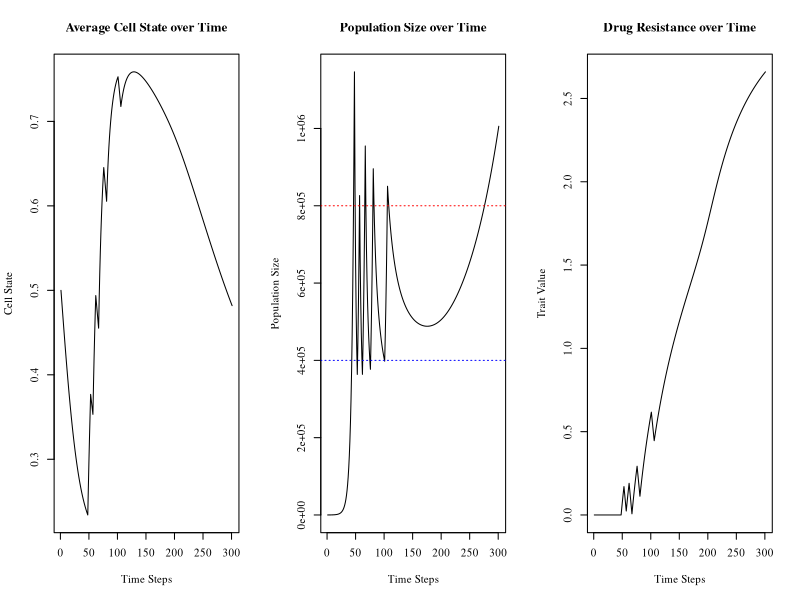

Write R code to recreate this figure.
#Code written by Anuraag Bukkuri, expanded from code provided in "Advancing population ecology with integral projection models: a practical guide" - Merow et al 2013

params = data.frame(
  txon = FALSE,
  endtx = 1000)

varG = .05
varF = .05
lexp = 1.5
beta = 1.5 
evolv = 1
natd = .01*evolv
bex = -.6
bex1 = -.2
baser = .3
dose = .7

ti = 0
vpar1 = .01
vpar2 = .3
vpar3 = .4
plotstop = 0
starttx=0
min = 0
max = 1
n = 100
thrh = 8e5
thrl = 4e5
tol = 1e-8
bc = min + c(0:n) * (max - min)/n
y = 0.5 * (bc[1:n] + bc[2:(n+1)])
h = y[2] - y[1]

Nt = rnorm(n,.5,0)
sim_steps = params$endtx-1
v = 0

popsize = vector(,sim_steps)
evoldyn = vector(,sim_steps)
avgtemp = vector(,length(y))
avgplot = vector(,sim_steps)

for (i in 1:sim_steps) {
  
  total_cells = sum(Nt)
  Ntnorm = Nt / total_cells
  popsize[i] = total_cells
  evoldyn[i] = v
  for (j in 1:length(y)) {avgtemp[j] = y[j] * Ntnorm[j]}
  avgcell = sum(avgtemp)
  avgplot[i] = avgcell
   
  if (i>=48 && total_cells>thrh && params$txon==FALSE){starttx=i
  params$txon=TRUE} #starting tx: play around with the threshold!
  
  if ((params$txon==TRUE && total_cells<thrl)){params$txon=FALSE} #tx period
  
  if ((total_cells>popsize[i-1] && params$txon==TRUE && ti==0 && i>starttx||total_cells<10)){ti = i} #treatment failure
  
  if ((total_cells>1e6 && params$txon==TRUE && i>starttx+5||total_cells<10)){plotstop=i
  break} #time to progression
  
  if (params$txon==TRUE) {m=dose}
  else {m=0}
  
  l.x = function(x, params) {exp(lexp*x)}
  
  b.x = function(x, params) {baser*exp(bex*x+bex1*v)}
  
  s.x = function(x, params) {
    return(1-natd-m/(l.x(x,params=params)+beta*v))}
  
  s.x2 = function(x, params) {
    return(1-natd-m/(l.x(x,params=params)+beta*(v+.00001)))}
  
  g.yx = function(xp, x, params) {dnorm(xp,mean=x,sd= varG)}
  
  f.yx = function(xp, x, params) {dnorm(xp,mean=x,sd= varF)}
  
  dsdv <-outer(y, y, function(xp,x,params) {beta*m/(beta*v+exp(lexp*x))^2}, params=params)
  dbdv <-outer(y, y, function(xp,x,params) {baser*bex1*exp(bex*x + bex1*v)}, params=params)
  
  dkds <-outer(y, y, function(xp,x,params) {g.yx(xp,x,params)},params=params)
  dkdb <-outer(y, y, function(xp,x,params) {f.yx(xp,x,params)},params=params)
  
  
  F = h*outer(y, y, f.yx, params=params)
  B = b.x(y, params=params)
  G = h*outer(y, y, g.yx, params=params)
  S = s.x(y, params=params)
  Q = F
  P = G
  for (j in 1:n) {
    Q[, j] = F[, j] * B[j]
    P[, j] = G[, j] * S[j]
  }
  
  #Low state eviction
  for (j in 1:(n / 2)) {
    F[1, j] <- F[1, j] + 1 - sum(F[, j])
    Q[, j] <- F[, j] * B[j]
    G[1, j] <- G[1, j] + 1 - sum(G[, j])
    P[, j] <- G[, j] * S[j]
  }
  
  #High state eviction
  for (j in (n / 2 + 1):n) {
    F[n, j] <- F[n, j] + 1 - sum(F[, j])
    Q[, j] <- F[, j] * B[j]
    G[n, j] <- G[n, j] + 1 - sum(G[, j])
    P[, j] <- G[, j] * S[j]
  }
  
  K = P + Q
  Nt1 = K %*% Nt
  Nt = Nt1
  
  lam <- abs(eigen(K)$values[1])
  w.eigen <- abs(eigen(K)$vectors[, 1])
  stable.dist <- w.eigen/sum(w.eigen)
  v.eigen <- abs(eigen(t(K))$vectors[, 1])
  repro.val <- v.eigen/v.eigen[1]
  v.dot.w = sum(stable.dist * repro.val) * h
  sens = outer(repro.val, stable.dist)/v.dot.w
  
  sensv <- sum(sens*(dkds*dsdv+dkdb*dbdv)) * h ^ 2
  v <- v + evolv * sum(sensv) / lam
  if(v<0){v=0}
}

par(mfrow = c(1, 3))
plot(avgplot[-c(plotstop+1:params$endtx)],xlab = "Time Steps",ylab='Cell State',type = 'l',main = 'Average Cell State over Time',family='serif')
plot(popsize[-c(plotstop+1:params$endtx)],xlab = "Time Steps",ylab = 'Population Size',main = 'Population Size over Time',type = 'l',family='serif')
abline(h=thrh,col='red',lty=3)
abline(h=thrl,col='blue',lty=3)
plot(evoldyn[-c(plotstop+1:params$endtx)],xlab = "Time Steps",ylab = 'Trait Value',main = 'Drug Resistance over Time',type = 'l',family='serif')
